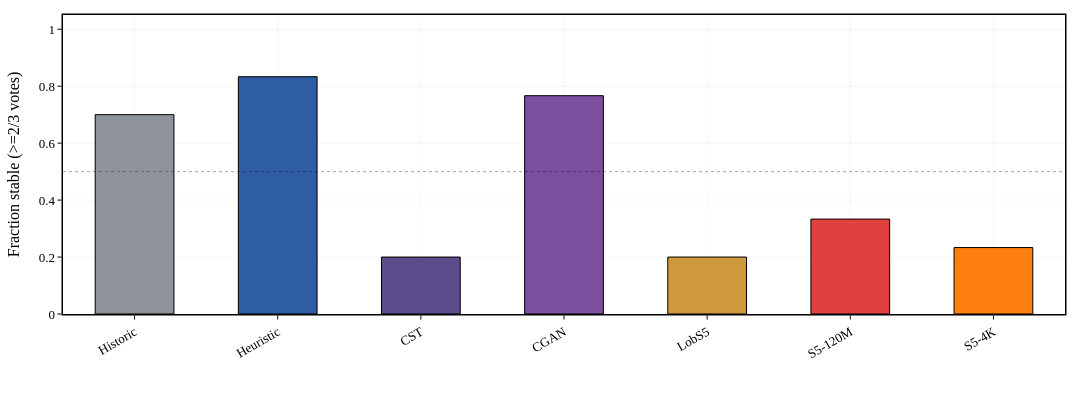

Notebook cell for this chart:
### Code cell
# -- Table: Stability (original argmax vs fixed u=1.0) --

print("\n-- Stability Comparison: original (argmax) vs fixed (u=1.0) --")
rows = []
for label, r in R.items():
    sdf_orig = r['stab_df']
    sdf_fix  = r['stab_df_fixed']
    n_orig = int(sdf_orig['stabilized'].sum()) if not sdf_orig.empty else 0
    t_orig = len(sdf_orig)
    n_fix  = int(sdf_fix['stabilized'].sum()) if not sdf_fix.empty else 0
    t_fix  = len(sdf_fix)
    rows.append({
        'Model': label,
        'Stable(orig)': f"{n_orig}/{t_orig}",
        'Frac(orig)': f"{n_orig/t_orig:.0%}" if t_orig else '---',
        'Stable(fix)': f"{n_fix}/{t_fix}",
        'Frac(fix)': f"{n_fix/t_fix:.0%}" if t_fix else '---',
    })
table_stab = pd.DataFrame(rows)
print(table_stab.to_string(index=False))

# Use ORIGINAL stability (code is correct, outputs match when re-run)
print("\nNote: Original stability code is correct (verified by re-run).")
print("Using original stability_for_folder for the paper.")

# -- Figure: Fraction Stable bar chart (original) --
labels_s = [r['Model'] for _, r in table_stab.iterrows()]
fracs_s  = []
for label in labels_s:
    sdf = R[label]['stab_df']
    fracs_s.append(sdf['stabilized'].mean() if not sdf.empty else 0)
colors_s = [SCENARIOS[l]['color'] for l in labels_s]

fig = go.Figure(go.Bar(
    x=labels_s, y=fracs_s, marker_color=colors_s, width=0.55,
    marker_line_color='black', marker_line_width=1))

fig.add_hline(y=0.5, line_dash='dot', line_color='rgba(0,0,0,0.35)', line_width=1)

pub_layout(fig, width=FULL_W, height=400, legend_pos='none',
           yaxis_range=[0, 1.05])
fig.update_xaxes(title_text='', tickangle=-30)
fig.update_yaxes(title_text='Fraction stable (>=2/3 votes)')
save_fig(fig, 'fraction_stable_7m.png')
fig.show()

### Figure 1 — Plotly figure (JSON) as saved in the notebook; plotly's stock layout.template omitted (floating-point values rounded to 4 significant figures)
{"data": [{"marker": {"color": ["#8F939A", "#2F5DA3", "#5B4B8A", "#7B4F9E", "#D09A3C", "#E04040", "#FF7F0E"], "line": {"color": "black", "width": 1}}, "type": "bar", "width": 0.55, "x": ["Historic", "Heuristic", "CST", "CGAN", "LobS5", "S5-120M", "S5-4K"], "y": [0.7, 0.8333, 0.2, 0.7667, 0.2, 0.3333, 0.2333]}], "layout": {"font": {"color": "black", "family": "Times New Roman, DejaVu Serif, serif", "size": 13}, "height": 400, "legend": {"bgcolor": "rgba(255,255,255,0.85)", "bordercolor": "black", "borderwidth": 1, "font": {"size": 11}, "visible": false}, "margin": {"b": 55, "l": 60, "r": 15, "t": 15}, "shapes": [{"line": {"color": "rgba(0,0,0,0.35)", "dash": "dot", "width": 1}, "type": "line", "x0": 0, "x1": 1, "xref": "x domain", "y0": 0.5, "y1": 0.5, "yref": "y"}], "title": {}, "width": 1080, "xaxis": {"gridcolor": "rgba(0,0,0,0.08)", "gridwidth": 0.5, "linecolor": "black", "linewidth": 1.5, "mirror": true, "showgrid": true, "showline": true, "tickangle": -30, "tickcolor": "black", "ticklen": 4, "ticks": "outside", "tickwidth": 1, "title": {"text": ""}, "zeroline": false}, "yaxis": {"gridcolor": "rgba(0,0,0,0.08)", "gridwidth": 0.5, "linecolor": "black", "linewidth": 1.5, "mirror": true, "range": [0, 1.05], "showgrid": true, "showline": true, "tickcolor": "black", "ticklen": 4, "ticks": "outside", "tickwidth": 1, "title": {"text": "Fraction stable (>=2/3 votes)"}, "zeroline": false}}}
